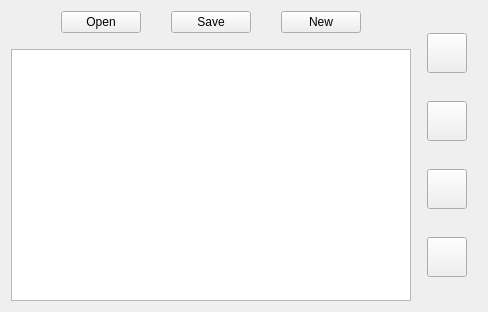
<?xml version="1.0" encoding="UTF-8"?>
<ui version="4.0">
 <class>Widget</class>
 <widget class="QWidget" name="Widget">
  <property name="geometry">
   <rect>
    <x>0</x>
    <y>0</y>
    <width>422</width>
    <height>312</height>
   </rect>
  </property>
  <property name="windowTitle">
   <string>KeyLinker</string>
  </property>
  <property name="windowIcon">
   <iconset>
    <normaloff>icon_q7l9eog4wo9/TitleIcon.ico</normaloff>icon_q7l9eog4wo9/TitleIcon.ico</iconset>
  </property>
  <layout class="QHBoxLayout" name="horizontalLayout_3">
   <item>
    <layout class="QVBoxLayout" name="verticalLayout">
     <item>
      <layout class="QHBoxLayout" name="horizontalLayout">
       <property name="spacing">
        <number>30</number>
       </property>
       <property name="leftMargin">
        <number>50</number>
       </property>
       <property name="rightMargin">
        <number>50</number>
       </property>
       <item>
        <widget class="QPushButton" name="BtnOpen">
         <property name="text">
          <string>Open</string>
         </property>
        </widget>
       </item>
       <item>
        <widget class="QPushButton" name="BtnSave">
         <property name="text">
          <string>Save</string>
         </property>
        </widget>
       </item>
       <item>
        <widget class="QPushButton" name="BtnNew">
         <property name="text">
          <string>New</string>
         </property>
        </widget>
       </item>
      </layout>
     </item>
     <item>
      <spacer name="verticalSpacer">
       <property name="orientation">
        <enum>Qt::Orientation::Vertical</enum>
       </property>
       <property name="sizeType">
        <enum>QSizePolicy::Policy::Fixed</enum>
       </property>
       <property name="sizeHint" stdset="0">
        <size>
         <width>10</width>
         <height>10</height>
        </size>
       </property>
      </spacer>
     </item>
     <item>
      <widget class="QListWidget" name="commandList"/>
     </item>
    </layout>
   </item>
   <item>
    <layout class="QVBoxLayout" name="verticalLayout_2">
     <property name="leftMargin">
      <number>10</number>
     </property>
     <property name="topMargin">
      <number>0</number>
     </property>
     <property name="rightMargin">
      <number>10</number>
     </property>
     <property name="bottomMargin">
      <number>0</number>
     </property>
     <item>
      <widget class="QPushButton" name="BtnStart">
       <property name="minimumSize">
        <size>
         <width>40</width>
         <height>40</height>
        </size>
       </property>
       <property name="maximumSize">
        <size>
         <width>40</width>
         <height>40</height>
        </size>
       </property>
       <property name="styleSheet">
        <string notr="true">QPushButton { border-image: url(:/icon_q7l9eog4wo9/Start.ico); }

QPushButton::hover { border-image: url(:/icon_q7l9eog4wo9/Startfloat.ico);}</string>
       </property>
       <property name="text">
        <string/>
       </property>
      </widget>
     </item>
     <item>
      <widget class="QPushButton" name="BtnQuit">
       <property name="minimumSize">
        <size>
         <width>40</width>
         <height>40</height>
        </size>
       </property>
       <property name="maximumSize">
        <size>
         <width>40</width>
         <height>40</height>
        </size>
       </property>
       <property name="styleSheet">
        <string notr="true">QPushButton { border-image: url(:/icon_q7l9eog4wo9/Quit.ico); }
QPushButton::hover { border-image: url(:/icon_q7l9eog4wo9/Quitfloat.ico); }</string>
       </property>
       <property name="text">
        <string/>
       </property>
      </widget>
     </item>
     <item>
      <widget class="QPushButton" name="SetKeys">
       <property name="minimumSize">
        <size>
         <width>40</width>
         <height>40</height>
        </size>
       </property>
       <property name="maximumSize">
        <size>
         <width>40</width>
         <height>40</height>
        </size>
       </property>
       <property name="styleSheet">
        <string notr="true">QPushButton {border-image: url(:/icon_q7l9eog4wo9/New.ico);}
QPushButton::hover {
border-image: url(:/icon_q7l9eog4wo9/Newfloat.ico);}</string>
       </property>
       <property name="text">
        <string/>
       </property>
      </widget>
     </item>
     <item>
      <widget class="QPushButton" name="SetDelay">
       <property name="minimumSize">
        <size>
         <width>40</width>
         <height>40</height>
        </size>
       </property>
       <property name="maximumSize">
        <size>
         <width>40</width>
         <height>40</height>
        </size>
       </property>
       <property name="styleSheet">
        <string notr="true">QPushButton {border-image: url(:/icon_q7l9eog4wo9/Delay.ico);}
QPushButton::hover {
	border-image: url(:/icon_q7l9eog4wo9/Delayfloat.ico);}</string>
       </property>
       <property name="text">
        <string/>
       </property>
      </widget>
     </item>
    </layout>
   </item>
  </layout>
 </widget>
 <resources/>
 <connections/>
</ui>
